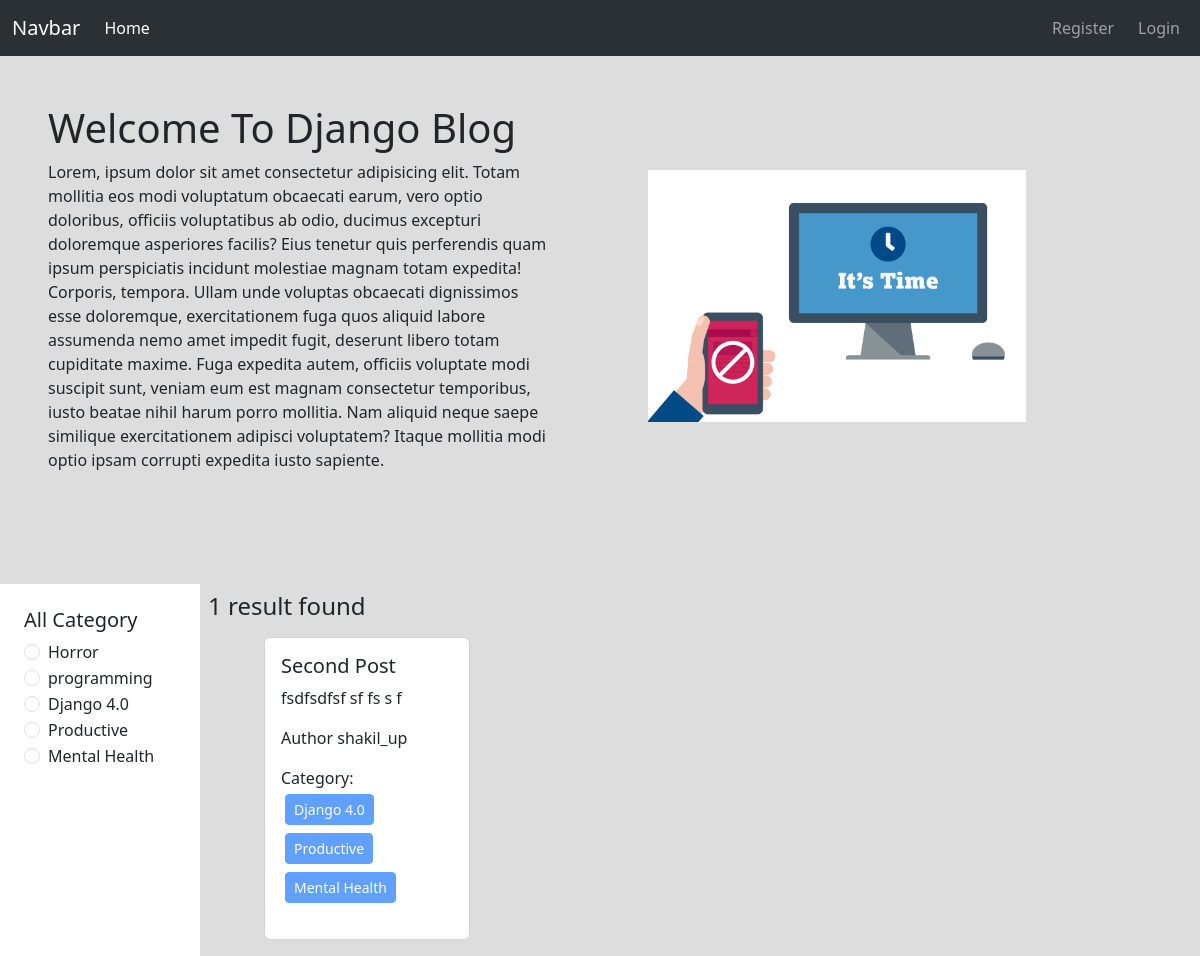
The page /category/productive/ on the database its author committed.
### categories/models.py (models this page shows)
class Category(models.Model):
    name = models.CharField(max_length = 100)
    slug = models.SlugField(max_length = 100,unique = True, null = True, blank = True)
    def __str__(self):
        return self.name

### post/models.py (models this page shows, shortened)
class Posts(models.Model):
    title = models.CharField(max_length= 50)
    content = models.TextField()
    category = models.ManyToManyField(Category) #ekta categorir onk gulla post thakte parbe abar ekta post er onk gulla category thakte pare
    author = models.ForeignKey(User,on_delete= models.CASCADE)

### blog_project/views.py (the view)
# urls.py: 2. Add a URL to urlpatterns:  path('', views.home, name='home')
def  home(request,category_slug = None):
    data = Posts.objects.all()
    if category_slug is not None:
        category = Category.objects.get(slug = category_slug)
        data = Posts.objects.filter(category = category)
    categories = Category.objects.all()
    return render(request, 'home.html',{'data':data,'category':categories})

### templates/home.html
{% extends 'base.html' %} {% block content %}
{% load static %}
<div class="d-flex flex-wrap align-items-center pb-5">
  <div class="col-6 p-5">
    <h1>Welcome To Django Blog</h1>
    <p>Lorem, ipsum dolor sit amet consectetur adipisicing elit. Totam mollitia eos modi voluptatum obcaecati earum, vero optio doloribus, officiis voluptatibus ab odio, ducimus excepturi doloremque asperiores facilis? Eius tenetur quis perferendis quam ipsum perspiciatis incidunt molestiae magnam totam expedita! Corporis, tempora. Ullam unde voluptas obcaecati dignissimos esse doloremque, exercitationem fuga quos aliquid labore assumenda nemo amet impedit fugit, deserunt libero totam cupiditate maxime. Fuga expedita autem, officiis voluptate modi suscipit sunt, veniam eum est magnam consectetur temporibus, iusto beatae nihil harum porro mollitia. Nam aliquid neque saepe similique exercitationem adipisci voluptatem? Itaque mollitia modi optio ipsam corrupti expedita iusto sapiente.</p>
  </div>
  <div class="col-6 p-5">
    <img class="w-75" src="{% static 'redesign_2.png' %}" alt="picture">
  </div>
</div>
<div class="d-flex flex-wrap">
  <div class="col-2 p-4 bg-white">
    <h5>All Category</h5>
    {% for cat in category %}
    <div class="form-check">
      <input
        class="form-check-input"
        type="radio"
        name="category"
        id="{{cat.id}}"
      />
      <label class="form-check-label " for="{{cat.id}}">
        <a class="text-decoration-none text-dark" href="{% url 'category_wise_post' cat.slug %}">{{cat}}</a>
      </label>
    </div>
    {% endfor %}
  </div>
  <div class="col-10 p-2">
    <h4>{{data | length}} result found</h4>
    <div class="d-flex flex-wrap px-5">
      {% for post in data%}
      <div class="col-sm-3 mb-3 mb-sm-0">
        <div class="card mx-2 my-2">
          <div class="card-body">
            <h5 class="card-title">{{post.title}}</h5>
            <p class="card-text">{{post.content | truncatewords:20}}</p>
            <p>Author {{post.author}}</p>
            <p>
              Category: {% for cate in post.category.all %}
              <button class="btn btn-primary btn-sm disabled m-1">
                {{cate.name}}
              </button>
              {% endfor %}
            </p>
          </div>
        </div>
      </div>
      {% endfor %}
    </div>
  </div>
</div>
{% endblock %}

### rows shown on the page
Category: name "Horror"
Category: name "programming"
Category: name "Django 4.0"
Category: name "Productive"
Category: name "Mental Health"
Posts: title "Second Post", content "fsdfsdfsf sf fs s f", author "shakil_up"

### other values the page prints
{{ data | length }} "1"
